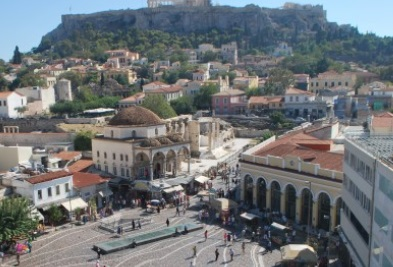
#> input picture tp2/Imagenes/img01.jpg, 393 x 267 px
$ jupyter execute --allow-errors TP2_G06.ipynb
#> lines starting #> are read from the running program, lines starting #| are printed output that depends on the picture; after the words box and inside, x2 and y2 are one past the last pixel; in counts of white or black regions, pixels touching at a corner belong together
# Ejercicio 1

[cell 1]
import numpy as np
import cv2
import matplotlib.pyplot as plt
from scipy.ndimage import shift

[cell 2]
def mutual_information(Img1,Img2):
    """
    Recibe dos imagen en vectores
    """

    hist_2d, _, _ = np.histogram2d(Img1, Img2, bins=256)

    p_xy = hist_2d/ len(Img2)
    p_x = np.sum(p_xy,axis=1)
    p_y = np.sum(p_xy,axis=0)
    p_x_p_y = np.outer(p_x,p_y)

    nonzero_mask = p_xy > 0

    mi = np.sum(p_xy[nonzero_mask] * np.log2(p_xy[nonzero_mask] / p_x_p_y[nonzero_mask]))

    return mi

# Ejercicio 2

[cell 3]
def cargar_y_recortar(path1, path2):
#> called with path1 = 'Imagenes/img01.jpg', path2 = 'Imagenes/img01_desplazada1.jpg'
    img1 = cv2.imread(path1, cv2.IMREAD_GRAYSCALE)
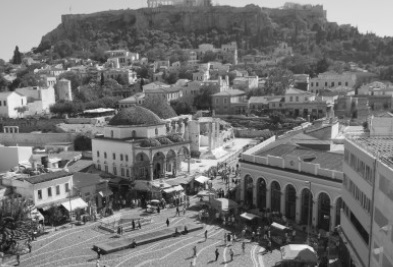
#> img1: shape (267, 393); min 14, max 255, mean 115.2
    img2 = cv2.imread(path2, cv2.IMREAD_GRAYSCALE)
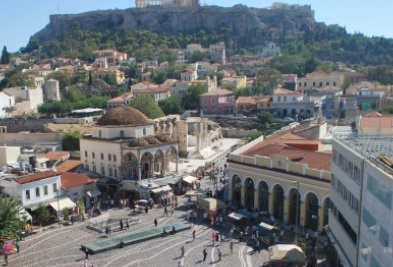
#> input picture tp2/Imagenes/img01_desplazada1.jpg, 393 x 267 px
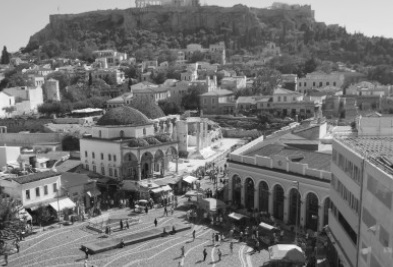
#> img2: shape (267, 393); min 17, max 255, mean 115.3

    if img1 is None or img2 is None:
        raise ValueError("No se pudo cargar una de las imagenes")

    h = min(img1.shape[0], img2.shape[0])
#> h = 267
    w = min(img1.shape[1], img2.shape[1])
#> w = 393

    img1 = img1[:h, :w]
    img2 = img2[:h, :w]

    return img1, img2, img1.flatten(), img2.flatten()

# Imagen de referencia
img_ref_path = "Imagenes/img01.jpg"

# Imagenes a comparar
imagenes = {
    "Desplazada 1": "Imagenes/img01_desplazada1.jpg",
    "Desplazada 2": "Imagenes/img01_desplazada2.jpg",

    "Zoom 1": "Imagenes/img01_zoom1.jpg",
    "Zoom 2": "Imagenes/img01_zoom2.jpg",

    "Contraste 1": "Imagenes/img01_contraste1.jpg",
    "Contraste 2": "Imagenes/img01_contraste2.jpg"
}

# Calculo y graficos
#> (the rest of this cell did not finish here and is left out)

#> in mutual_information, `hist_2d, _, _ = np.histogram2d(Img1, Img2, bins=256)`:
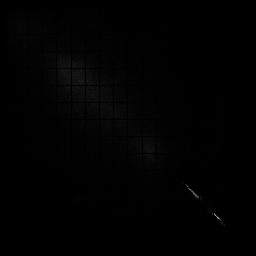
#> hist_2d: shape (256, 256) float64; min 0, max 187, mean 1.6
#> in mutual_information, `p_x = np.sum(p_xy,axis=1)`: p_x = 256 values, max 0.0103 at index 82, min 0 at index 17, mean 0.00391
#> in mutual_information, `p_y = np.sum(p_xy,axis=0)`: p_y = 256 values, max 0.0104 at index 81, min 0 at index 14, mean 0.00391
#> in mutual_information, `p_x_p_y = np.outer(p_x,p_y)`:
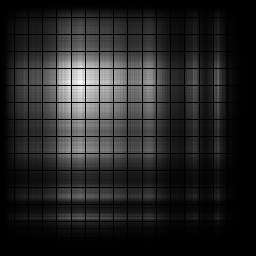
#> p_x_p_y: shape (256, 256) float64; min 0, max 0.000107, mean 1.53e-05; drawn with min black and max white
#> in mutual_information, `nonzero_mask = p_xy > 0`:
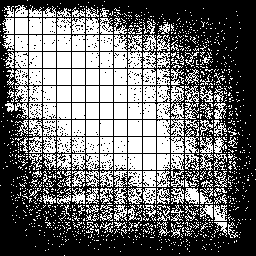
#> nonzero_mask: shape (256, 256) bool; 43.3% white; 1299 white regions (1101 under 20 px), largest, box (x1, y1, x2, y2) and area: (57, 52, 71, 68) 224, (57, 69, 71, 85) 224, (57, 86, 71, 102) 224
#> in mutual_information, `mi = np.sum(p_xy[nonzero_mask] * np.log2(p_xy[nonzero_mask] / p_x_p_y[..`: mi = 0.868
#| Desplazada 1: IM = 0.8676
#> pass 2 of the loop `for titulo, path in imagenes.items():`:
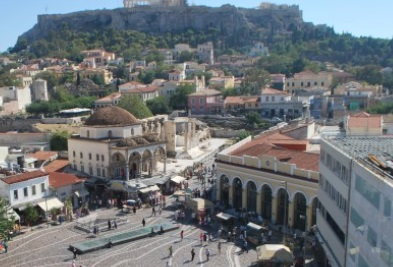
#> input picture tp2/Imagenes/img01_desplazada2.jpg, 393 x 267 px
#> in mutual_information (call 2), `hist_2d, _, _ = np.histogram2d(Img1, Img2, bins=256)`:
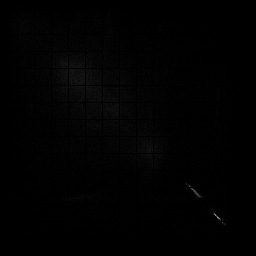
#> hist_2d: shape (256, 256) float64; min 0, max 146, mean 1.6
#> p_y = 256 values, max 0.0107 at index 82, min 0 at index 1, mean 0.00391
#> in mutual_information (call 2), `nonzero_mask = p_xy > 0`:
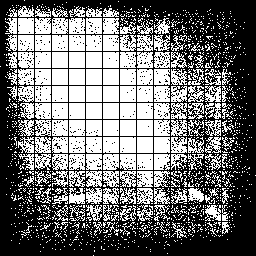
#> nonzero_mask: shape (256, 256) bool; 45.4% white; 1330 white regions (1162 under 20 px), largest, box (x1, y1, x2, y2) and area: (52, 52, 68, 68) 256, (69, 52, 85, 68) 256, (86, 52, 102, 68) 256
#> in mutual_information (call 2), `mi = np.sum(p_xy[nonzero_mask] * np.log2(p_xy[nonzero_mask] / p_x_p_y[..`: mi = 0.719
#| Desplazada 2: IM = 0.7188
#> pass 3 of the loop `for titulo, path in imagenes.items():`:
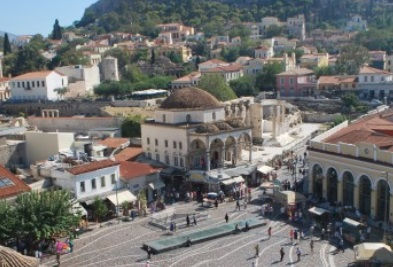
#> input picture tp2/Imagenes/img01_zoom1.jpg, 393 x 267 px
#> in mutual_information (call 3), `hist_2d, _, _ = np.histogram2d(Img1, Img2, bins=256)`:
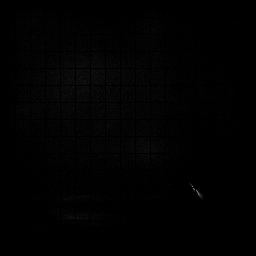
#> hist_2d: shape (256, 256) float64; min 0, max 126, mean 1.6
#> p_y = 256 values, max 0.00886 at index 69, min 0 at index 15, mean 0.00391
#> in mutual_information (call 3), `nonzero_mask = p_xy > 0`:
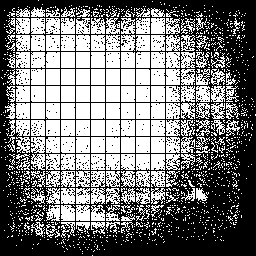
#> nonzero_mask: shape (256, 256) bool; 48.3% white; 1230 white regions (1040 under 20 px), largest, box (x1, y1, x2, y2) and area: (61, 52, 75, 68) 224, (76, 52, 90, 68) 224, (46, 69, 60, 85) 224
#> in mutual_information (call 3), `mi = np.sum(p_xy[nonzero_mask] * np.log2(p_xy[nonzero_mask] / p_x_p_y[..`: mi = 0.51
#| Zoom 1: IM = 0.5096

    print(f"{titulo}: IM = {mi:.4f}")

    # Graficos
    fig, ax = plt.subplots(1, 2, figsize=(10, 5))

    ax[0].imshow(img_ref_mostrar, cmap="gray")
    ax[0].set_title("Imagen referencia")
    ax[0].axis("off")

    ax[1].imshow(img_mostrar, cmap="gray")
    ax[1].set_title(f"{titulo}\nIM = {mi:.4f}")
    ax[1].axis("off")

    plt.tight_layout()
    plt.show()
